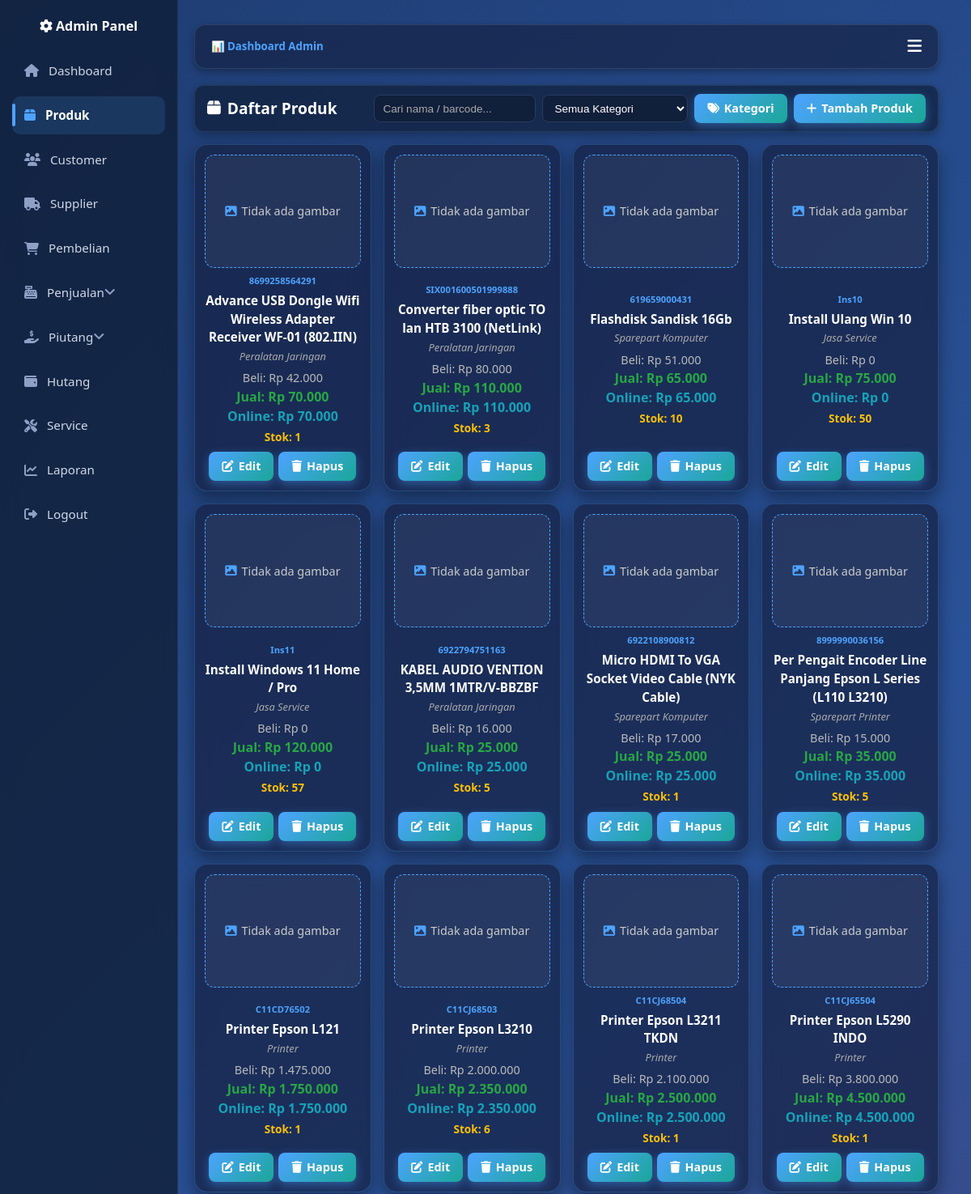
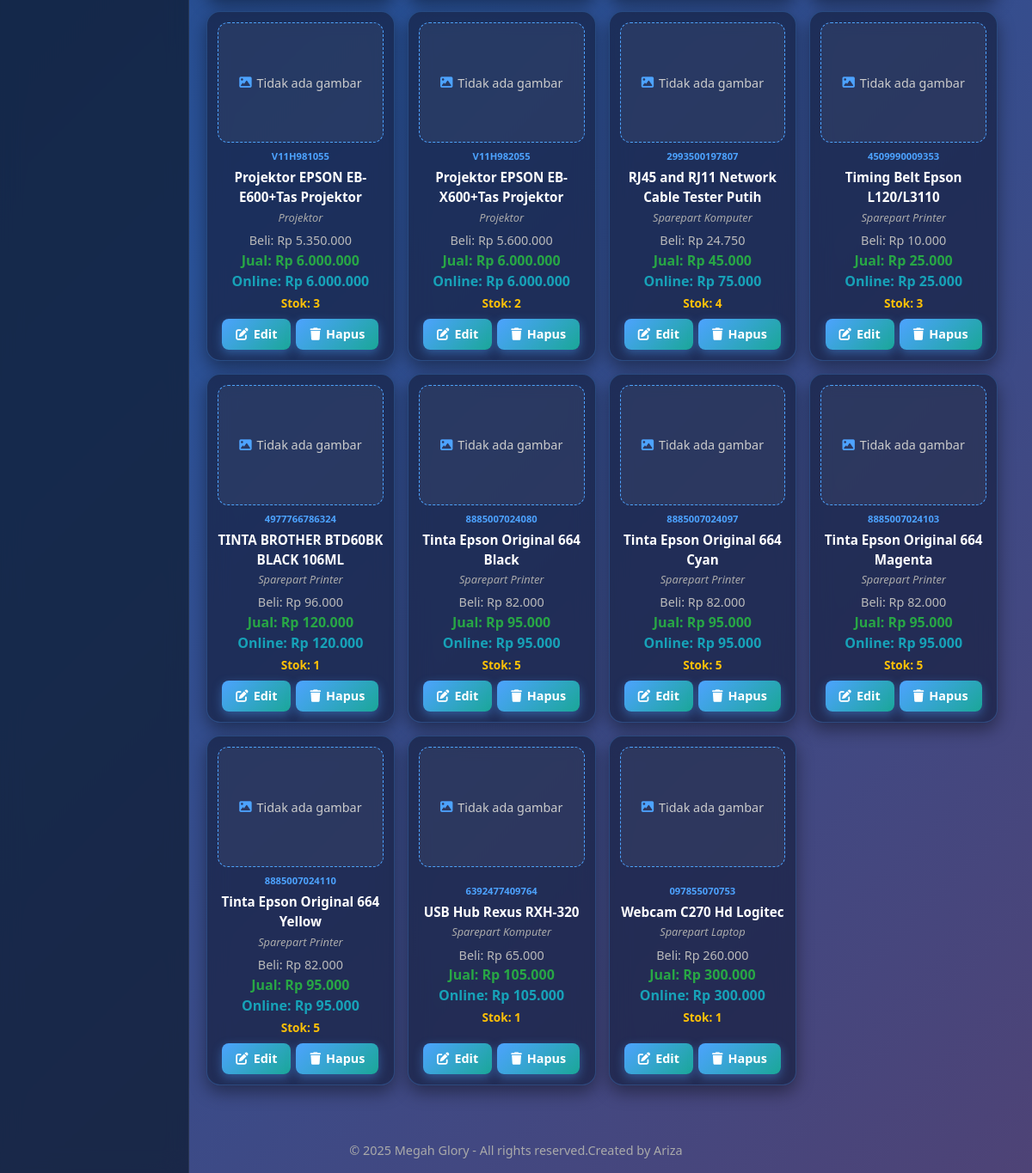
Screenshot of /Admin/Produk/produk.php (signed in) with the database file from the repository (2 pictures, top to bottom).
### tables this page shows
CREATE TABLE `produk` (
  `id` int(11) NOT NULL,
  `nama_produk` varchar(150) NOT NULL,
  `kode_barcode` varchar(100) DEFAULT NULL,
  `kategori_id` int(11) DEFAULT NULL,
  `satuan` varchar(20) DEFAULT NULL,
  `stok` int(11) DEFAULT 0,
  `harga_beli` decimal(15,2) DEFAULT 0.00,
  `harga_jual` decimal(15,2) DEFAULT 0.00,
  `created_at` timestamp NULL DEFAULT current_timestamp(),
  `kode_produk` varchar(50) DEFAULT NULL,
  `harga_jual_online` decimal(15,2) DEFAULT 0.00,
  `deskripsi` text DEFAULT NULL,
  `gambar` varchar(255) DEFAULT NULL,
  `serial_number` text DEFAULT NULL,
  `link_siplah` varchar(255) DEFAULT NULL,
  `link_inaproc` varchar(255) DEFAULT NULL
);

CREATE TABLE `kategori_produk` (
  `id` int(11) NOT NULL,
  `nama_kategori` varchar(100) NOT NULL,
  `gambar` varchar(255) DEFAULT NULL,
  `deskripsi` text DEFAULT NULL
);

### Admin/Produk/produk.php (the view, shortened to what this page needs)
<?php
include "../../config.php";
include "../../header.php";
function e($str) {
    return htmlspecialchars($str ?? '', ENT_QUOTES, 'UTF-8');
}
$where = [];
$q = $_GET['q'] ?? '';
$whereSql = $where ? "WHERE " . implode(" AND ", $where) : "";
$orderBy = "p.nama_produk ASC";
$limit  = 50;
$page   = isset($_GET['page']) ? max(1, (int)$_GET['page']) : 1;
$offset = ($page - 1) * $limit;
$result = $conn->query("
    SELECT p.id, p.kode_barcode, p.nama_produk, k.nama_kategori AS kategori,
           p.harga_beli, p.harga_jual, p.harga_jual_online, p.stok, p.gambar
    FROM produk p
    LEFT JOIN kategori_produk k ON p.kategori_id = k.id
    $whereSql
    ORDER BY $orderBy
    LIMIT $limit OFFSET $offset
");
?>
<div class="page-header">
  <h2 class="fw-bold text-gradient mb-0">
    <i class="fa fa-box"></i> Daftar Produk
  </h2>
  <form method="get" id="filterForm" class="d-flex align-center gap-2 mb-0">
    <input type="text" name="q" id="searchBox"
           class="form-control"
           placeholder="Cari nama / barcode..."
           value="<?= e($q) ?>" style="width:200px">
    <select name="kategori" class="form-select" style="width:180px" onchange="this.form.submit()">
      <option value="">Semua Kategori</option>
    </select>
    <a href="../Kategori/kategori.php" class="btn-add">
      <i class="fa fa-tags"></i> Kategori
    </a>
    <a href="tambah_produk.php" class="btn-add">
      <i class="fa fa-plus"></i> Tambah Produk
    </a>
  </form>
</div>
<div id="produkGrid" class="produk-grid">
  <?php if ($result && $result->num_rows > 0): ?>
    <?php while($row = $result->fetch_assoc()):
      $nama = e($row['nama_produk']);
      $kode = e($row['kode_barcode']);
    ?>
      <div class="produk-card-modern">
        <?php if (!empty($row['gambar']) && file_exists("../../uploads/produk/" . $row['gambar'])): ?>
          <img src="../../uploads/produk/<?= e($row['gambar']) ?>" alt="<?= e($row['nama_produk']) ?>">
        <?php else: ?>
          <div class="no-image"><i class="fa fa-image"></i> Tidak ada gambar</div>
        <?php endif; ?>
        <div class="produk-info">
          <div class="kode"><?= $kode ?></div>
          <div class="nama"><?= $nama ?></div>
          <div class="kategori"><?= e($row['kategori']) ?></div>
          <div class="harga-pokok">Beli: Rp <?= number_format((float)$row['harga_beli'], 0, ',', '.') ?></div>
          <div class="harga-jual">Jual: Rp <?= number_format((float)$row['harga_jual'], 0, ',', '.') ?></div>
          <div class="harga-online">Online: Rp <?= number_format((float)$row['harga_jual_online'], 0, ',', '.') ?></div>
          <div class="stok">Stok: <?= (int)$row['stok'] ?></div>
        </div>
        <div class="aksi">
  <a href="edit_produk.php?id=<?= e($row['id']) ?>" class="btn-add">
    <i class="fa fa-edit"></i> Edit
  </a>
  <a href="hapus_produk.php?id=<?= e($row['id']) ?>"
     onclick="return confirm('Yakin ingin menghapus produk ini?')"
     class="btn-add">
    <i class="fa fa-trash"></i> Hapus
  </a>
</div>
      </div>
    <?php endwhile; ?>
  <?php else: ?>
    <p class="text-center text-muted">Tidak ada produk ditemukan</p>
  <?php endif; ?>
</div>
<?php include "../../footer.php"; ?>

### assets/css/base.css (style rules this page uses)
:root { --primary: #009688; --secondary: #6c757d; --success: #28a745; --danger: #dc3545; --warning: #ffc107; --info: #17a2b8; --light: #f8f9fa; --dark: #212529; --body-bg: #0a1930; --body-color: #ffffff; }
* { box-sizing: border-box; margin: 0; padding: 0; }
body { font-family: 'Segoe UI', sans-serif; background: linear-gradient(135deg, #1e3c72, #2a5298, #4e4376); color: var(--body-color); line-height: 1.5; }
a { text-decoration: none; color: inherit; }
.d-flex { display: flex !important; }
.align-center { align-items: center !important; }
.fw-bold { font-weight: 700 !important; }

### assets/css/layout.css (style rules this page uses)
.page-header { display: flex; justify-content: space-between; align-items: center; flex-wrap: wrap; padding: 10px 15px; margin-bottom: 15px; background: rgba(15, 28, 51, 0.65); border: 1px solid rgba(255,255,255,0.08); border-radius: 12px; box-shadow: 0 4px 12px rgba(0,0,0,0.3); gap: 10px; }
.page-header h2 { margin: 0; font-size: 1.2rem; font-weight: 700; display: flex; align-items: center; gap: 8px; color: #fff; }
.page-header form { display: flex; gap: 8px; align-items: center; margin: 0; }
.page-header form input, .page-header form select { margin: 0; padding: 6px 10px; font-size: 0.85rem; height: 34px; }

### assets/css/components.css (style rules this page uses)
input, select, textarea { width: 100%; padding: 10px 12px; border-radius: 8px; border: 1px solid #2a3b5f; background: rgba(15, 28, 51, 0.7); color: #fff; margin-bottom: 12px; transition: 0.3s; }
::placeholder { color: #aaa; }
input.form-control, select.form-control, textarea.form-control { width: 100%; }

### assets/css/produk.css (style rules this page uses)
.produk-grid { display: grid; grid-template-columns: repeat(auto-fill, minmax(210px, 1fr)); gap: 15px; }
.produk-card-modern { background: rgba(20, 30, 60, 0.65); backdrop-filter: blur(12px); border: 1px solid rgba(77,163,255,0.25); border-radius: 16px; padding: 12px; text-align: center; display: flex; flex-direction: column; justify-content: space-between; box-shadow: 0 8px 20px rgba(0,0,0,0.4); transition: all 0.3s ease; position: relative; overflow: hidden; }
.produk-card-modern::before { content: ""; position: absolute; top: -2px; left: -2px; right: -2px; bottom: -2px; border-radius: 18px; background: linear-gradient(135deg, #4da3ff, #1aa798, #6a11cb); opacity: 0; transition: opacity 0.4s; z-index: 0; }
.produk-card-modern > * { position: relative; z-index: 1; }
.produk-card-modern img, .produk-card-modern .no-image { width: 100%; height: 140px; object-fit: cover; border-radius: 12px; margin-bottom: 8px; }
.produk-card-modern .no-image { display: flex; align-items: center; justify-content: center; background: rgba(255,255,255,0.05); border: 1px dashed #4da3ff; color: #ccc; font-size: 0.9rem; }
.produk-card-modern .no-image i { margin-right: 6px; color: #4da3ff; }
.produk-card-modern .kode { font-size: 0.7rem; font-weight: 600; color: #4da3ff; margin-bottom: 4px; }
.produk-card-modern .nama { font-size: 0.95rem; font-weight: 700; color: #fff; margin-bottom: 3px; }
.produk-card-modern .kategori { font-size: 0.8rem; font-style: italic; color: #aaa; margin-bottom: 6px; }
.produk-card-modern .harga-pokok { color: #bbb; font-size: 0.9rem; }
.produk-card-modern .harga-jual { color: #28a745; font-weight: 600; }
.produk-card-modern .harga-online { color: #17a2b8; font-weight: 600; }
.produk-card-modern .stok { margin-top: 4px; font-weight: 600; font-size: 0.85rem; color: #ffc107; }
.produk-card-modern .aksi { display: flex; justify-content: center; gap: 6px; flex-wrap: wrap; margin-top: 8px; }

### assets/css/custom.css (style rules this page uses)
.btn-add { display: inline-flex; align-items: center; justify-content: center; gap: 6px; background: linear-gradient(135deg, #4da3ff, #1aa798); color: #fff !important; font-weight: 600; padding: 0 16px; height: 36px; border-radius: 8px; font-size: 0.9rem; line-height: 1; transition: all 0.3s ease; box-shadow: 0 4px 12px rgba(77,163,255,0.4); }
.btn-add i { font-size: 0.9rem; line-height: 1; }
html, body { height: 100%; margin: 0; display: flex; flex-direction: column; }

### rows the page displays
produk: shows "Tidak ada gambar", kode_barcode "8699258564291", nama_produk "Advance USB Dongle Wifi Wireless Adapter Receiver WF-01 (802.IIN)", kategori.nama_kategori "Peralatan Jaringan", harga_beli "42.000", harga_jual "70.000", harga_jual_online "70.000", stok "1"
produk: shows "Tidak ada gambar", kode_barcode "SIX001600501999888", nama_produk "Converter fiber optic TO lan HTB 3100 (NetLink)", kategori.nama_kategori "Peralatan Jaringan", harga_beli "80.000", harga_jual "110.000", harga_jual_online "110.000", stok "3"
produk: shows "Tidak ada gambar", kode_barcode "619659000431", nama_produk "Flashdisk Sandisk 16Gb", kategori.nama_kategori "Sparepart Komputer", harga_beli "51.000", harga_jual "65.000", harga_jual_online "65.000", stok "10"
produk: shows "Tidak ada gambar", kode_barcode "Ins10", nama_produk "Install Ulang Win 10", kategori.nama_kategori "Jasa Service", harga_beli "0", harga_jual "75.000", harga_jual_online "0", stok "50"
produk: shows "Tidak ada gambar", kode_barcode "Ins11", nama_produk "Install Windows 11 Home / Pro", kategori.nama_kategori "Jasa Service", harga_beli "0", harga_jual "120.000", harga_jual_online "0", stok "57"
produk: shows "Tidak ada gambar", kode_barcode "6922794751163", nama_produk "KABEL AUDIO VENTION 3,5MM 1MTR/V-BBZBF", kategori.nama_kategori "Peralatan Jaringan", harga_beli "16.000", harga_jual "25.000", harga_jual_online "25.000", stok "5"
produk: shows "Tidak ada gambar", kode_barcode "6922108900812", nama_produk "Micro HDMI To VGA Socket Video Cable (NYK Cable)", kategori.nama_kategori "Sparepart Komputer", harga_beli "17.000", harga_jual "25.000", harga_jual_online "25.000", stok "1"
produk: shows "Tidak ada gambar", kode_barcode "8999990036156", nama_produk "Per Pengait Encoder Line Panjang Epson L Series (L110 L3210)", kategori.nama_kategori "Sparepart Printer", harga_beli "15.000", harga_jual "35.000", harga_jual_online "35.000", stok "5"
produk: shows "Tidak ada gambar", kode_barcode "C11CD76502", nama_produk "Printer Epson L121", kategori.nama_kategori "Printer", harga_beli "1.475.000", harga_jual "1.750.000", harga_jual_online "1.750.000", stok "1"
produk: shows "Tidak ada gambar", kode_barcode "C11CJ68503", nama_produk "Printer Epson L3210", kategori.nama_kategori "Printer", harga_beli "2.000.000", harga_jual "2.350.000", harga_jual_online "2.350.000", stok "6"
produk: shows "Tidak ada gambar", kode_barcode "C11CJ68504", nama_produk "Printer Epson L3211 TKDN", kategori.nama_kategori "Printer", harga_beli "2.100.000", harga_jual "2.500.000", harga_jual_online "2.500.000", stok "1"
produk: shows "Tidak ada gambar", kode_barcode "C11CJ65504", nama_produk "Printer Epson L5290 INDO", kategori.nama_kategori "Printer", harga_beli "3.800.000", harga_jual "4.500.000", harga_jual_online "4.500.000", stok "1"
produk: shows "Tidak ada gambar", kode_barcode "V11H981055", nama_produk "Projektor EPSON EB-E600+Tas Projektor", kategori.nama_kategori "Projektor", harga_beli "5.350.000", harga_jual "6.000.000", harga_jual_online "6.000.000", stok "3"
produk: shows "Tidak ada gambar", kode_barcode "V11H982055", nama_produk "Projektor EPSON EB-X600+Tas Projektor", kategori.nama_kategori "Projektor", harga_beli "5.600.000", harga_jual "6.000.000", harga_jual_online "6.000.000", stok "2"
produk: shows "Tidak ada gambar", kode_barcode "2993500197807", nama_produk "RJ45 and RJ11 Network Cable Tester Putih", kategori.nama_kategori "Sparepart Komputer", harga_beli "24.750", harga_jual "45.000", harga_jual_online "75.000", stok "4"
produk: shows "Tidak ada gambar", kode_barcode "4509990009353", nama_produk "Timing Belt Epson L120/L3110", kategori.nama_kategori "Sparepart Printer", harga_beli "10.000", harga_jual "25.000", harga_jual_online "25.000", stok "3"
produk: shows "Tidak ada gambar", kode_barcode "4977766786324", nama_produk "TINTA BROTHER BTD60BK BLACK 106ML", kategori.nama_kategori "Sparepart Printer", harga_beli "96.000", harga_jual "120.000", harga_jual_online "120.000", stok "1"
produk: shows "Tidak ada gambar", kode_barcode "8885007024080", nama_produk "Tinta Epson Original 664 Black", kategori.nama_kategori "Sparepart Printer", harga_beli "82.000", harga_jual "95.000", harga_jual_online "95.000", stok "5"
produk: shows "Tidak ada gambar", kode_barcode "8885007024097", nama_produk "Tinta Epson Original 664 Cyan", kategori.nama_kategori "Sparepart Printer", harga_beli "82.000", harga_jual "95.000", harga_jual_online "95.000", stok "5"
produk: shows "Tidak ada gambar", kode_barcode "8885007024103", nama_produk "Tinta Epson Original 664 Magenta", kategori.nama_kategori "Sparepart Printer", harga_beli "82.000", harga_jual "95.000", harga_jual_online "95.000", stok "5"
produk: shows "Tidak ada gambar", kode_barcode "8885007024110", nama_produk "Tinta Epson Original 664 Yellow", kategori.nama_kategori "Sparepart Printer", harga_beli "82.000", harga_jual "95.000", harga_jual_online "95.000", stok "5"
produk: shows "Tidak ada gambar", kode_barcode "6392477409764", nama_produk "USB Hub Rexus RXH-320", kategori.nama_kategori "Sparepart Komputer", harga_beli "65.000", harga_jual "105.000", harga_jual_online "105.000", stok "1"
produk: shows "Tidak ada gambar", kode_barcode "097855070753", nama_produk "Webcam C270 Hd Logitec", kategori.nama_kategori "Sparepart Laptop", harga_beli "260.000", harga_jual "300.000", harga_jual_online "300.000", stok "1"
